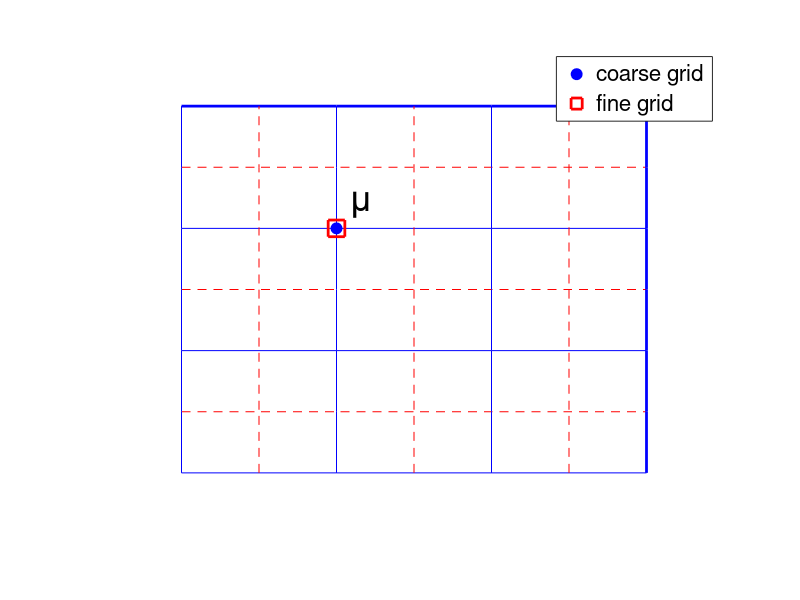
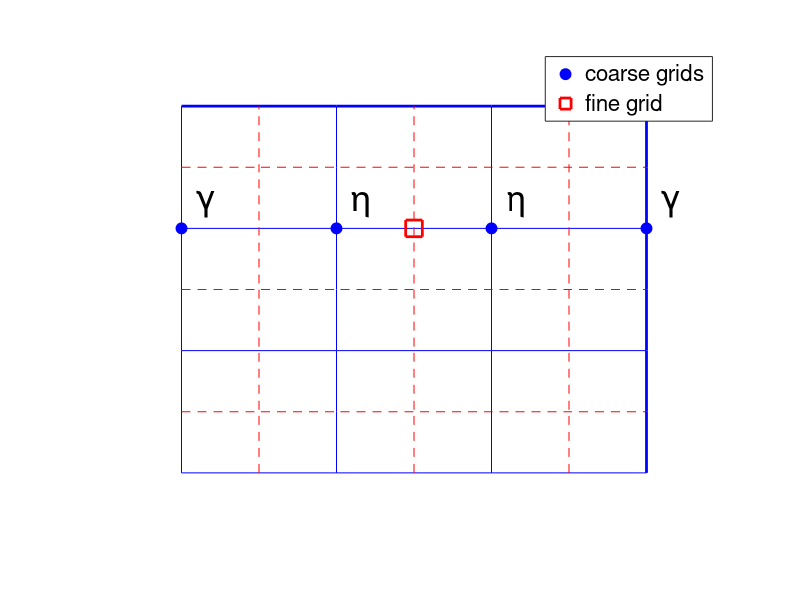
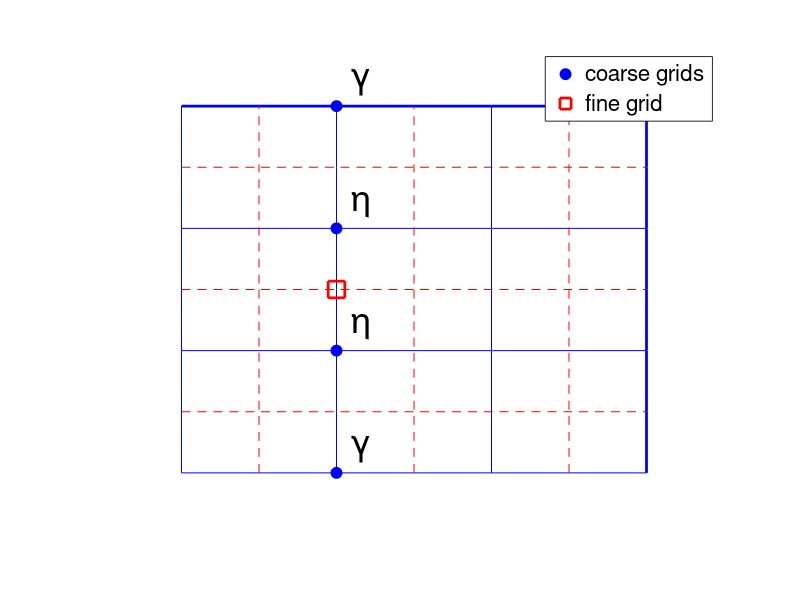
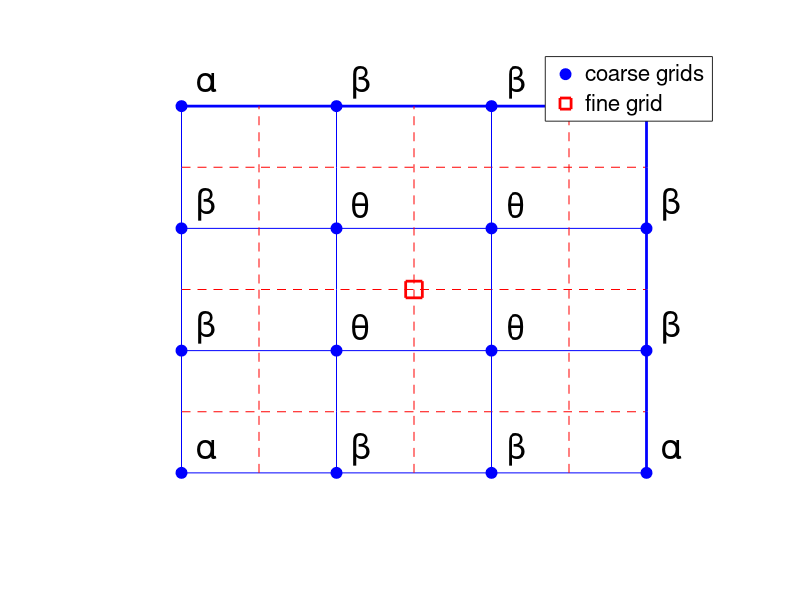

These figures' MATLAB source, in order:
x = [1 2 3 4 5 6 7];
y1 = [1 1 1 1 1 1 1];
y2 = 2*y1;
y3 = 3*y1;
y4 = 4*y1;
y5 = 5*y1;
y6 = 6*y1;
y7 = 7*y1;
y = x;
x1 = y1;
x2 = y2;
x3 = y3;
x4 = y4;
x5 = y5;
x6 = y6;
x7 = y7;

figure(4)
plot(x,y1,'b',x,y2,'r--',x,y3,'b',x,y4,'r--',x,y5,'b',x,y6,'r--',x,y7,'b','linewidth',2)
hold on
plot(x1,y,'b',x2,y,'r--',x3,y,'b',x4,y,'r--',x5,y,'b',x6,y,'r--',x7,y,'b','linewidth',2)

cc = 26;
f1 = plot([1],[1],'bo','MarkerFaceColor','b','Markersize',8);
text(1.2,1.4,'\alpha','FontSize',cc)
plot([1],[3],'bo','MarkerFaceColor','b','Markersize',8)
text(1.2,3.4,'\beta','FontSize',cc)
plot([1],[5],'bo','MarkerFaceColor','b','Markersize',8)
text(1.2,5.4,'\beta','FontSize',cc)
plot([1],[7],'bo','MarkerFaceColor','b','Markersize',8)
text(1.2,7.4,'\alpha','FontSize',cc)
plot([3],[1],'bo','MarkerFaceColor','b','Markersize',8)
text(3.2,1.4,'\beta','FontSize',cc)
plot([3],[3],'bo','MarkerFaceColor','b','Markersize',8)
text(3.2,3.4,'\theta','FontSize',cc)
plot([3],[5],'bo','MarkerFaceColor','b','Markersize',8)
text(3.2,5.4,'\theta','FontSize',cc)
plot([3],[7],'bo','MarkerFaceColor','b','Markersize',8)
text(3.2,7.4,'\beta','FontSize',cc)
plot([5],[1],'bo','MarkerFaceColor','b','Markersize',8)
text(5.2,1.4,'\beta','FontSize',cc)
plot([5],[3],'bo','MarkerFaceColor','b','Markersize',8)
text(5.2,3.4,'\theta','FontSize',cc)
plot([5],[5],'bo','MarkerFaceColor','b','Markersize',8)
text(5.2,5.4,'\theta','FontSize',cc)
plot([5],[7],'bo','MarkerFaceColor','b','Markersize',8)
text(5.2,7.4,'\beta','FontSize',cc)
plot([7],[1],'bo','MarkerFaceColor','b','Markersize',8)
text(7.2,1.4,'\alpha','FontSize',cc)
plot([7],[3],'bo','MarkerFaceColor','b','Markersize',8)
text(7.2,3.4,'\beta','FontSize',cc)
plot([7],[5],'bo','MarkerFaceColor','b','Markersize',8)
text(7.2,5.4,'\beta','FontSize',cc)
plot([7],[7],'bo','MarkerFaceColor','b','Markersize',8)
text(7.2,7.4,'\alpha','FontSize',cc)
axis([0 8 0 8])
f2 = plot([4],[4],'rs','MarkerEdgeColor','r','Markersize',12,'linewidth',2);
legend([f1 f2],'coarse grids', 'fine grid')
set(gca,'fontsize',18)

axis off

figure(3)
plot(x,y1,'b',x,y2,'r--',x,y3,'b',x,y4,'r--',x,y5,'b',x,y6,'r--',x,y7,'b','linewidth',2)
hold on
plot(x1,y,'b',x2,y,'r--',x3,y,'b',x4,y,'r--',x5,y,'b',x6,y,'r--',x7,y,'b','linewidth',2)

f1 = plot([3],[1],'bo','MarkerFaceColor','b','Markersize',8);
text(3.2,1.4,'\gamma','fontsize',cc)
plot([3],[3],'bo','MarkerFaceColor','b','Markersize',8)
text(3.2,3.4,'\eta','fontsize',cc)
plot([3],[5],'bo','MarkerFaceColor','b','Markersize',8)
text(3.2,5.4,'\eta','fontsize',cc)
plot([3],[7],'bo','MarkerFaceColor','b','Markersize',8)
text(3.2,7.4,'\gamma','fontsize',cc)
axis([0 8 0 8])
f2 = plot([3],[4],'rs','MarkerEdgeColor','r','Markersize',12,'linewidth',2);
legend([f1 f2],'coarse grids', 'fine grid')
set(gca,'fontsize',18)

axis off

figure(2)
plot(x,y1,'b',x,y2,'r--',x,y3,'b',x,y4,'r--',x,y5,'b',x,y6,'r--',x,y7,'b','linewidth',2)
hold on
plot(x1,y,'b',x2,y,'r--',x3,y,'b',x4,y,'r--',x5,y,'b',x6,y,'r--',x7,y,'b','linewidth',2)

f1 = plot([1],[5],'bo','MarkerFaceColor','b','Markersize',8);
text(1.2,5.4,'\gamma','fontsize',cc)
plot([3],[5],'bo','MarkerFaceColor','b','Markersize',8)
text(3.2,5.4,'\eta','fontsize',cc)
plot([5],[5],'bo','MarkerFaceColor','b','Markersize',8)
text(5.2,5.4,'\eta','fontsize',cc)
plot([7],[5],'bo','MarkerFaceColor','b','Markersize',8)
text(7.2,5.4,'\gamma','fontsize',cc)
axis([0 8 0 8])
f2 = plot([4],[5],'rs','MarkerEdgeColor','r','Markersize',12,'linewidth',2);
legend([f1 f2],'coarse grids', 'fine grid')
set(gca,'fontsize',18)

axis off

figure(1)
plot(x,y1,'b',x,y2,'r--',x,y3,'b',x,y4,'r--',x,y5,'b',x,y6,'r--',x,y7,'b','linewidth',2)
hold on
plot(x1,y,'b',x2,y,'r--',x3,y,'b',x4,y,'r--',x5,y,'b',x6,y,'r--',x7,y,'b','linewidth',2)

axis([0 8 0 8])
f1 = plot([3],[5],'rs','MarkerEdgeColor','r','Markersize',12,'linewidth',2);
text(3.2,5.4,'\mu','fontsize',cc)
f2 = plot([3],[5],'bo','MarkerFaceColor','b','Markersize',8);
legend([f2 f1],'coarse grid', 'fine grid')
set(gca,'fontsize',18)

axis off

figure(5)
plot(x,y1,'r--',x,y2,'b',x,y3,'r--',x,y4,'b',x,y5,'r--',x,y6,'b',x,y7,'r--','linewidth',2)
hold on
plot(x1,y,'r--',x2,y,'b',x3,y,'r--',x4,y,'b',x5,y,'r--',x6,y,'b',x7,y,'r--','linewidth',2)

%axis([0 8 0 8])

plot(x,y1,'rs',...
    x,y2,'rs',...
    x,y3,'rs',...
    x,y4,'rs',...
    x,y5,'rs',...
    x,y6,'rs',...
    x,y7,'rs','MarkerEdgeColor','r','Markersize',12,'linewidth',2)

plot(x1,y,'rs',...
    x2,y,'rs',...
    x3,y,'rs',...
    x4,y,'rs',...
    x5,y,'rs',...
    x6,y,'rs',...
    x7,y,'rs','MarkerEdgeColor','r','Markersize',12,'linewidth',2)

text(1.2,1.4,'\epsilon','fontsize',cc)
text(1.2,2.4,'\zeta','fontsize',cc)
text(1.2,3.4,'\nu','fontsize',cc)
text(1.2,4.4,'\phi','fontsize',cc)
text(1.2,5.4,'\nu','fontsize',cc)
text(1.2,6.4,'\zeta','fontsize',cc)
text(1.2,7.4,'\epsilon','fontsize',cc)

text(3.2,1.4,'\nu','fontsize',cc)
text(3.2,2.4,'\zeta','fontsize',cc)
text(3.2,3.4,'\delta','fontsize',cc)
text(3.2,4.4,'\sigma','fontsize',cc)
text(3.2,5.4,'\delta','fontsize',cc)
text(3.2,6.4,'\zeta','fontsize',cc)
text(3.2,7.4,'\nu','fontsize',cc)

text(4.2,1.4,'\phi','fontsize',cc)
text(4.2,2.4,'\zeta','fontsize',cc)
text(4.2,3.4,'\sigma','fontsize',cc)
text(4.2,4.4,'\chi','fontsize',cc)
text(4.2,5.4,'\sigma','fontsize',cc)
text(4.2,6.4,'\zeta','fontsize',cc)
text(4.2,7.4,'\phi','fontsize',cc)

text(5.2,1.4,'\nu','fontsize',cc)
text(5.2,2.4,'\zeta','fontsize',cc)
text(5.2,3.4,'\delta','fontsize',cc)
text(5.2,4.4,'\sigma','fontsize',cc)
text(5.2,5.4,'\delta','fontsize',cc)
text(5.2,6.4,'\zeta','fontsize',cc)
text(5.2,7.4,'\nu','fontsize',cc)

text(7.2,1.4,'\epsilon','fontsize',cc)
text(7.2,2.4,'\zeta','fontsize',cc)
text(7.2,3.4,'\nu','fontsize',cc)
text(7.2,4.4,'\phi','fontsize',cc)
text(7.2,5.4,'\nu','fontsize',cc)
text(7.2,6.4,'\zeta','fontsize',cc)
text(7.2,7.4,'\epsilon','fontsize',cc)

text(2.2,1.4,'\zeta','fontsize',cc)
text(2.2,2.4,'\zeta','fontsize',cc)
text(2.2,3.4,'\zeta','fontsize',cc)
text(2.2,4.4,'\zeta','fontsize',cc)
text(2.2,5.4,'\zeta','fontsize',cc)
text(2.2,6.4,'\zeta','fontsize',cc)
text(2.2,7.4,'\zeta','fontsize',cc)

text(6.2,1.4,'\zeta','fontsize',cc)
text(6.2,2.4,'\zeta','fontsize',cc)
text(6.2,3.4,'\zeta','fontsize',cc)
text(6.2,4.4,'\zeta','fontsize',cc)
text(6.2,5.4,'\zeta','fontsize',cc)
text(6.2,6.4,'\zeta','fontsize',cc)
text(6.2,7.4,'\zeta','fontsize',cc)

f1 = plot(x1(1),y(1),'rs','MarkerEdgeColor','r','Markersize',12,'linewidth',2);
f2 = plot([4],[4],'bo','MarkerFaceColor','b','Markersize',8,'linewidth',2);
legend([f1 f2], 'fine grids','coarse grid')
set(gca,'fontsize',18)

axis off

% Mass matrix
% figure(6)
% y = 30*ones(1,4);
% x = [1 2 3 4];
% plot(x(1),y(1),'mo','MarkerFaceColor','m','Markersize',10)
% hold on
% plot(x(2:4),y(2:4),'b^','MarkerFaceColor','b','Markersize',10)
% y = 29*ones(1,5);
% x = [1 2 3 4 5];
% plot(x(1),y(1),'b^',x(3:5),y(3:5),'b^','MarkerFaceColor','b','Markersize',10)
% plot(x(2),y(2),'mo','MarkerFaceColor','m','Markersize',10)
% axis([1 30 1 30])
% y = 28*ones(1,6);
% x = [1 2 3 4 5 6];
% plot(x(1:2),y(1:2),'b^',x(4:6),y(4:6),'b^','MarkerFaceColor','b','Markersize',10)
% plot(x(3),y(3),'mo','MarkerFaceColor','m','Markersize',10)
% for i = 27:-1:4
%     y = i*ones(1,7);
%     x = [28-i 29-i 30-i 31-i 32-i 33-i 34-i];
%     plot(x(1:3),y(1:3),'b^',x(5:7),y(5:7),'b^','MarkerFaceColor','b','Markersize',10)
%     plot(x(4),y(4),'mo','MarkerFaceColor','m','Markersize',10)
% end
% y = 3*ones(1,6);
% x = [25 26 27 28 29 30];
% plot(x(1:3),y(1:3),'b^',x(5:6),y(5:6),'b^','MarkerFaceColor','b','Markersize',10)
% plot(x(4),y(4),'mo','MarkerFaceColor','m','Markersize',10)
% y = 2*ones(1,5);
% x = [26 27 28 29 30];
% plot(x(1:3),y(1:3),'b^',x(5),y(5),'b^','MarkerFaceColor','b','Markersize',10)
% plot(x(4),y(4),'mo','MarkerFaceColor','m','Markersize',10)
% y = ones(1,4);
% x = [27 28 29 30];
% plot(x(1:3),y(1:3),'b^','MarkerFaceColor','b','Markersize',10)
% plot(x(4),y(4),'mo','MarkerFaceColor','m','Markersize',10)
% set(gca,'fontsize',16)
% 
% % each 'm*'
% figure(7)
% x = 1:21;
% y1 = ones(1,21);
% y2 = 2*ones(1,21);
% y3 = 3*ones(1,21);
% plot(x(1:9),y1(1:9),'ks',x(1:9),y2(1:9),'ks',x(1:9),y3(1:9),'ks','MarkerFaceColor','k','Markersize',10)
% hold on
% plot(x(10:12),y1(10:12),'ro',x(10:12),y2(10:12),'ro',x(10:12),y3(10:12),'ro','MarkerFaceColor','r','Markersize',10)
% plot(x(13:21),y1(13:21),'ks',x(13:21),y2(13:21),'ks',x(13:21),y3(13:21),'ks','MarkerFaceColor','k','Markersize',10)
% axis([0 22 -15 15])
% axis off

